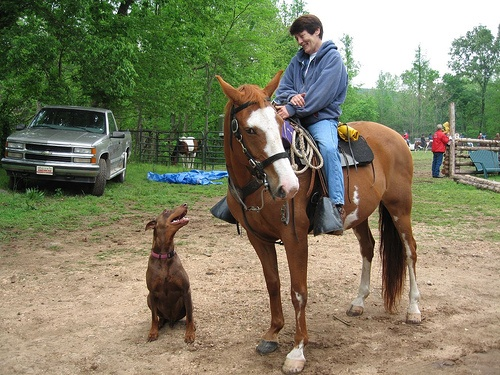
//> input picture 7yolov3_detect/image/test2.jpg, 500 x 375 px
$ ./6calcBackProject_use   (built with g++ and OpenCV 4)
//> lines starting //> are read from the running program, lines starting //| are printed output that depends on the picture; after the words box and inside, x2 and y2 are one past the last pixel; in counts of white or black regions, pixels touching at a corner belong together
#include "opencv2/imgproc.hpp"
#include "opencv2/imgcodecs.hpp"
#include "opencv2/highgui.hpp"
#include <iostream>
using namespace cv;
using namespace std;
int main()
{
	// 感兴趣区域图片
	string roipath = "image/test3.jpg";
	// 目标图片
	string targetpath = "image/test2.jpg";
	Mat target = imread(targetpath);
//> target is the input picture: 375 rows x 500 cols, CV_8UC3; mean B, G, R 101, 127.1, 128.4
	Mat roi = imread(roipath);
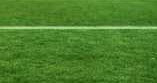
//> input picture ITEM 50-59/ITEM52 OpenCV_Histogram/image/test3.jpg, 157 x 83 px
//> roi is the input picture: 83 rows x 157 cols, CV_8UC3; mean B, G, R 42.6, 127.6, 76.3
	if (target.empty() || roi.empty())
	{
		cout << "Could not open or find the images!\n" << endl;
		return -1;
	}

	Mat hsv, hsvt;
	cvtColor(roi, hsv, COLOR_BGR2HSV);
//> hsv: 83 rows x 157 cols, CV_8UC3; mean H, S, V 48, 172.5, 127.6
	cvtColor(target, hsvt, COLOR_BGR2HSV);
//> hsvt: 375 rows x 500 cols, CV_8UC3; mean H, S, V 35.6, 91.9, 141.1
	// 使用前两个通道计算直方图
	int channels[] = { 0, 1 };
	// 计算颜色直方图
	Mat roihist;
	int h_bins = 180, s_bins = 256;
	int histSize[] = { h_bins, s_bins };
	// hue值变化范围为0到179，saturation值变化范围为0到255
	float h_ranges[] = { 0, 180 };
	float s_ranges[] = { 0, 256 };
	const float* ranges[] = { h_ranges, s_ranges };
	calcHist(&hsv, 1, channels, Mat(), roihist, 2, histSize, ranges, true, false);
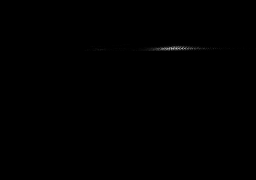
//> roihist: 180 rows x 256 cols, CV_32FC1; min 0, max 188, mean 0.3
	// 归一化图片
	normalize(roihist, roihist, 0, 255, NORM_MINMAX, -1, Mat());
//> roihist: 180 rows x 256 cols, CV_32FC1; 1.39% of pixels changed, all inside (x1, y1, x2, y2) = (84, 44, 256, 52)

	// 返回匹配结果图像，dst为一张二值图，白色区域表示匹配到的目标
	Mat dst;
	calcBackProject(&hsvt, 1, channels, roihist, dst, ranges, 1);
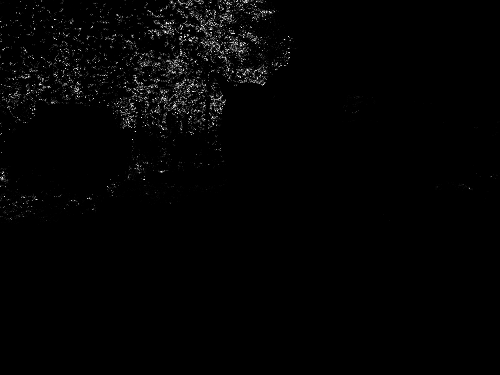
//> dst: 375 rows x 500 cols, CV_8UC1; min 0, max 255, mean 3.3

	// 应用线性滤波器，理解成去噪就行了
	Mat disc = getStructuringElement(MORPH_ELLIPSE, Size(7, 7));
	filter2D(dst, dst, -1, disc);
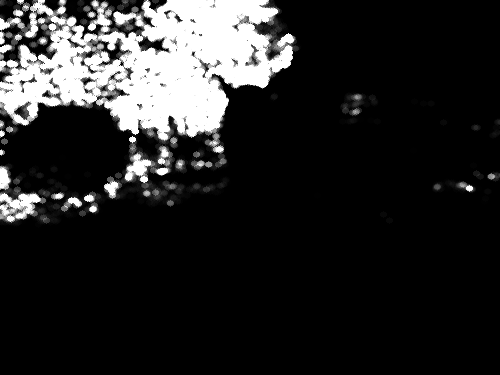
//> dst: 375 rows x 500 cols, CV_8UC1; min 0, max 255, mean 38.5

	// 阈值过滤
	Mat thresh;
	threshold(dst, thresh, 50, 255, 0);
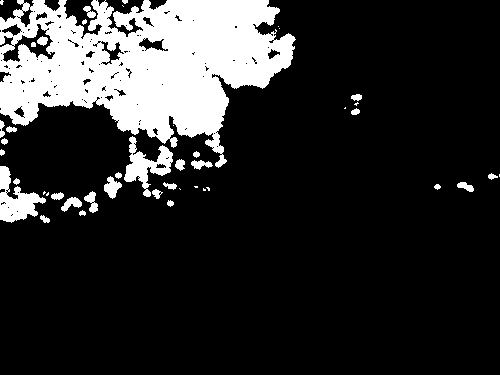
//> thresh: 375 rows x 500 cols, CV_8UC1; 17.4% white; 45 white regions (15 under 20 px), largest, box (x1, y1, x2, y2) and area: (0, 0, 296, 168) 28303, (0, 166, 46, 223) 1218, (124, 136, 173, 197) 1155

	// 将thresh转换为3通道图
	Mat thresh_group[3] = { thresh, thresh, thresh };
	cv::merge(thresh_group, 3, thresh);
	imwrite("thresh.jpg", thresh);
	// 从图片中提取感兴趣区域
	Mat res;
	bitwise_and(target, thresh, res);
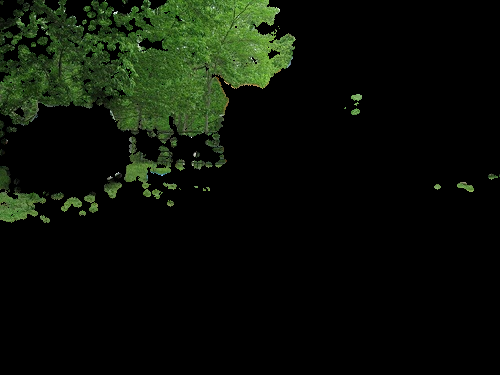
//> res: 375 rows x 500 cols, CV_8UC3; mean B, G, R 7.2, 16.6, 10.7
	imshow("target", target);
	imshow("thresh", thresh);
	imshow("res", res);
	waitKey(0);
	destroyAllWindows();
	return 0;
}
